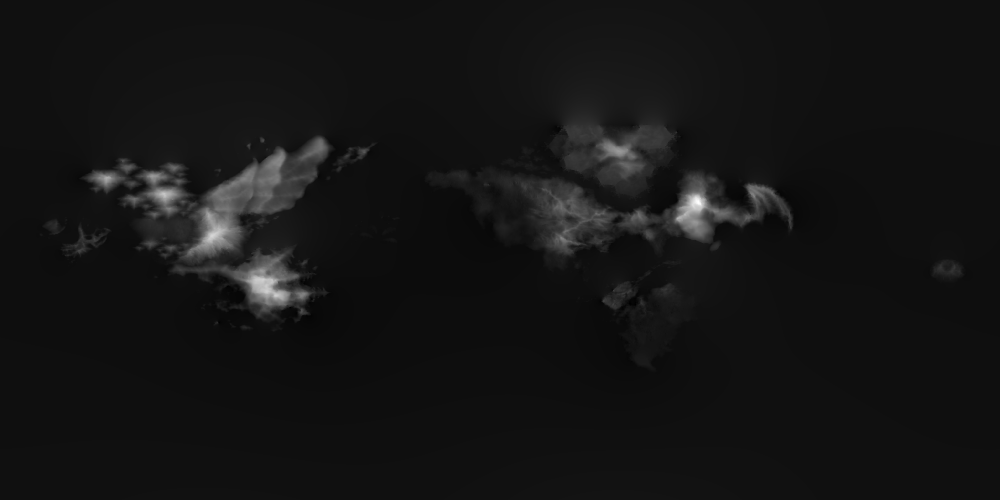
#> input picture projects/mario-globe/displace.png, 1000 x 500 px, shrunk from 4096 x 2048 before the run
$ python visualise.py
#> lines starting #> are read from the running program, lines starting #| are printed output that depends on the picture
import numpy as np
import vedo
from PIL import Image

# Step 1: Load the heightmap image
image_path = "displace.png"  # Replace with your image file path
image = Image.open(image_path)  # Open the image
#> image is the input picture: PIL image 1000x500 I;16; min 1551, max 65473, mean 6718.1
height_array = np.array(image)  # Convert image to a 2D NumPy array
height_array = np.flipud(height_array)
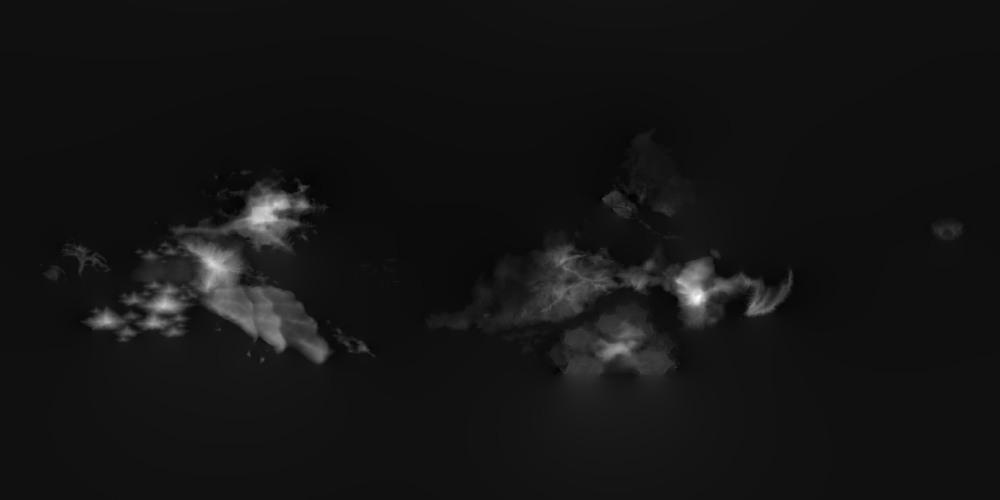
#> height_array: shape (500, 1000) uint16; min 1551, max 65473, mean 6718.1; drawn with min black and max white
print(height_array.shape)
#| (500, 1000)
total_scale = 65535

# Step 2: Normalize and Scale the Heights
height_scale = 100  # Adjust this value for more or less exaggerated terrain
height_array = (height_array / total_scale) * height_scale  # Scale height between 0 and `height_scale`

# Step 3: Create a 3D surface mesh from the heightmap
rows, cols = height_array.shape
#> rows = 500; cols = 1000
x, y = np.meshgrid(np.arange(cols), np.arange(rows))
z = height_array  # The height values

# Flatten the x, y, z arrays to create a list of vertices
vertices = np.c_[x.ravel(), y.ravel(), z.ravel()]

# Create the faces of the mesh by connecting each grid cell
faces = []
for i in range(rows - 1):
    for j in range(cols - 1):
        p1 = i * cols + j
        p2 = p1 + 1
        p3 = p1 + cols
        p4 = p3 + 1
        faces.append([p1, p2, p4])
        faces.append([p1, p4, p3])

# Step 4: Create the mesh and color it based on height
#> (the run stopped early here; a loop or call above may not have finished)
